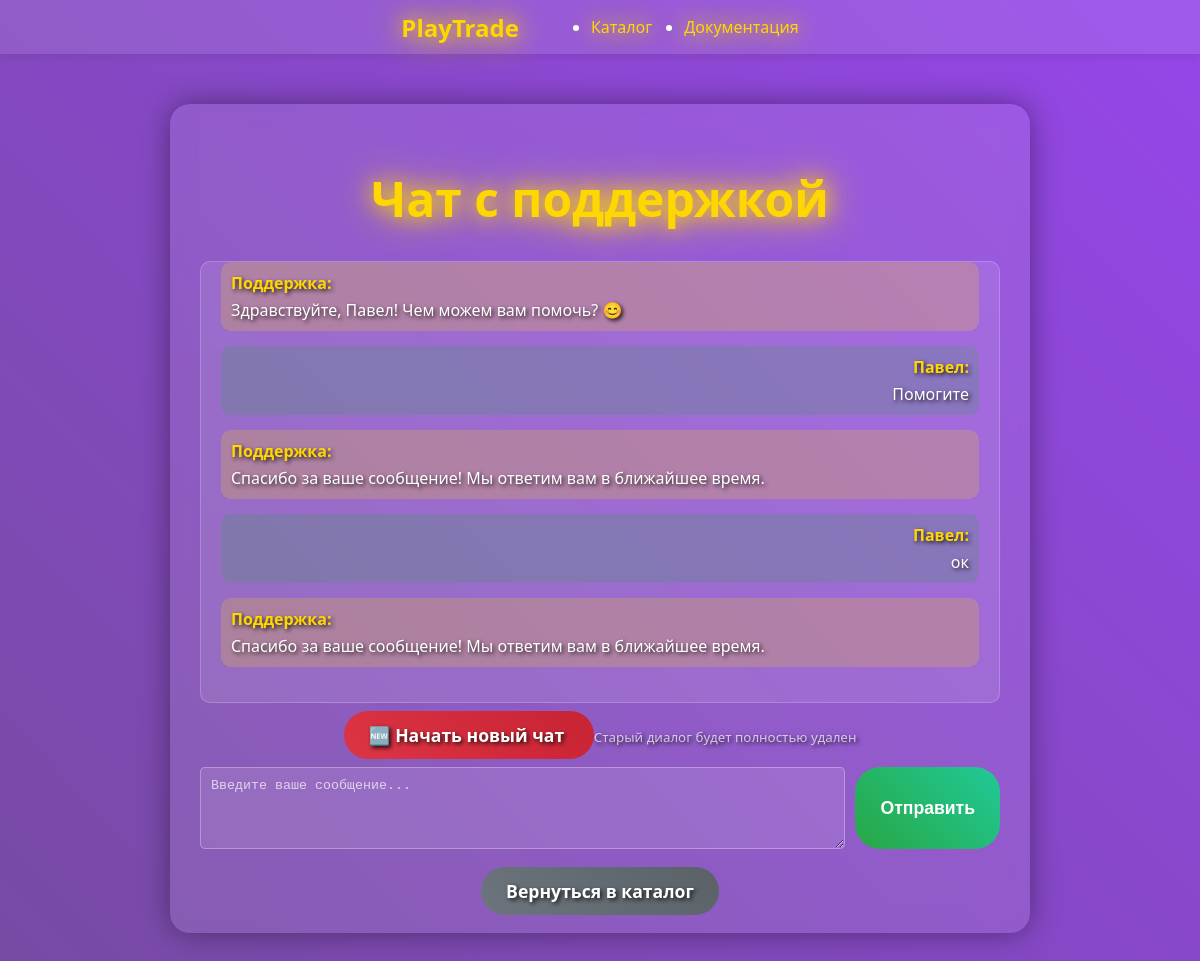
Screenshot of /support/ (signed in) with the database file from the repository.
### web/models.py (models this page shows, shortened)
class SupportMessage(models.Model):
    user = models.CharField(max_length=100)
    display_name = models.CharField(max_length=100, default='Гость')
    message = models.TextField()
    is_support = models.BooleanField(default=False)
    timestamp = models.DateTimeField(auto_now_add=True)
    class Meta:
        ordering = ['timestamp']
        verbose_name = 'Сообщение поддержки'
        verbose_name_plural = 'Сообщения поддержки'

### web/views.py (the view, shortened to what this page needs)
# urls.py: path('support/', support_chat, name='support_chat'),
def support_chat(request):
    user_id = request.session.get('user_id')
    user_type = request.session.get('user_type')
    if not user_id or not user_type:
        messages.error(request, 'Войдите в систему, чтобы использовать чат с поддержкой.')
        return redirect('catalog')
    username = "Гость"  # Значение по умолчанию
    try:
        if user_type == 'buy':
            user = BuyUser.objects.get(id=user_id)
            username = user.username
        elif user_type == 'sell':
            user = SellUser.objects.get(id=user_id)
            username = user.username
    except (BuyUser.DoesNotExist, SellUser.DoesNotExist):
        username = f"Гость_{request.session.session_key[:8]}"
    chat_identifier = f"{user_type}_{user_id}"
    new_chat = request.GET.get('new_chat', False)
    messages_list = SupportMessage.objects.filter(user=chat_identifier).order_by('timestamp')
    return render(request, 'support_chat.html', {
        'messages': messages_list,
        'username': username,
        'user_display_name': username  # Передаем имя пользователя в шаблон
    })

### web/templates/support_chat.html (shortened to what this page needs)
{% load static %}
<!DOCTYPE html>
<html lang="ru">
<head>
    <link href="https://share.google/m8Z4fEOpFC085bDxg" rel="stylesheet">
</head>
<body>
    <header class="bg-white shadow-sm">
        <nav class="navbar navbar-expand-lg navbar-light">
            <div class="container">
                <a class="navbar-brand" href="/">PlayTrade</a>
                <ul class="nav nav-tabs">
                    <li class="nav-item">
                        <a class="nav-link" href="/catalog/">Каталог</a>
                    </li>
                    <li class="nav-item">
                        <a class="nav-link" href="/docs/">Документация</a>
                    </li>
                </ul>
            </div>
        </nav>
    </header>
    <main class="chat-container">
        <h1 class="chat-title">Чат с поддержкой</h1>
        <div class="chat-messages" id="chat-messages">
            {% for message in messages %}
                <div class="message {% if message.is_support %}support{% else %}user{% endif %}">
                    <strong>{{ message.display_name }}:</strong>
                    <p>{{ message.message }}</p>
                </div>
            {% endfor %}
        </div>
        <div style="text-align: center; margin: 20px 0;">
            <a href="?new_chat=true" class="btn" style="background: linear-gradient(45deg, #dc3545, #c82333);">
                🆕 Начать новый чат
            </a>
            <small class="d-block mt-2" style="color: rgba(255,255,255,0.7);">
                Старый диалог будет полностью удален
            </small>
        </div>
        <form method="post" class="chat-form">
            <textarea name="message" placeholder="Введите ваше сообщение..." required></textarea>
            <button type="submit" class="btn">Отправить</button>
        </form>
        <div style="text-align: center; margin-top: 30px;">
            <a href="/catalog/" class="btn back-btn">Вернуться в каталог</a>
        </div>
    </main>
</body>
</html>

### web/templates/support_chat.html (style rules this page uses)
body { margin: 0; padding: 0; font-family: 'Segoe UI', Tahoma, Geneva, Verdana, sans-serif; background: linear-gradient(45deg, #667eea, #764ba2, #a044ff, #6c5ce7); background-size: 400% 400%; animation: gradientShift 15s ease infinite; color: white; text-shadow: 2px 2px 4px rgba(0,0,0,0.8); }
.navbar { background: rgba(255, 255, 255, 0.1) !important; box-shadow: 0 2px 10px rgba(0,0,0,0.1); }
.navbar .container { display: flex; justify-content: center; align-items: center; }
.navbar-brand { font-weight: bold; color: #ffd700 !important; text-shadow: 0 0 20px #ffd700, 0 0 40px #ffd700; margin-right: 2rem; font-size: 1.5rem; text-decoration: none !important; }
.nav-tabs { display: flex; gap: 2rem; }
.nav-tabs .nav-link { color: #ffd700; text-shadow: 0 0 20px #ffd700, 0 0 40px #ffd700; border: none; font-weight: 500; text-decoration: none !important; }
.chat-container { max-width: 800px; margin: 50px auto; padding: 30px; background: rgba(255, 255, 255, 0.1); border-radius: 20px; box-shadow: 0 0 30px rgba(0,0,0,0.4); backdrop-filter: blur(10px); }
.chat-title { font-size: 3rem; color: #ffd700; text-shadow: 0 0 20px #ffd700, 0 0 40px #ffd700; text-align: center; margin-bottom: 30px; font-weight: bold; }
.chat-messages { height: 400px; overflow-y: auto; background: rgba(255, 255, 255, 0.1); border-radius: 10px; padding: 20px; margin-bottom: 20px; border: 1px solid rgba(255,255,255,0.2); }
.message { margin-bottom: 15px; padding: 10px; border-radius: 10px; }
.message.support { background: rgba(255, 215, 0, 0.2); text-align: left; }
.message.user { background: rgba(40, 167, 69, 0.2); text-align: right; }
.message strong { color: #ffd700; }
.message p { margin: 5px 0 0 0; color: white; }
.chat-form { display: flex; gap: 10px; }
.chat-form textarea { flex: 1; padding: 10px; border: 1px solid rgba(255,255,255,0.3); border-radius: 5px; background: rgba(255,255,255,0.1); color: white; resize: vertical; min-height: 60px; }
.chat-form textarea::placeholder { color: rgba(255,255,255,0.7); }
.btn { padding: 12px 25px; border-radius: 25px; text-decoration: none; font-weight: bold; color: white; background: linear-gradient(45deg, #28a745, #20c997); border: none; cursor: pointer; transition: all 0.3s; font-size: 1.1rem; }
.back-btn { background: linear-gradient(45deg, #6c757d, #5a6268); margin-top: 20px; }
main { padding-bottom: 120px; }

### rows the page displays
SupportMessage: display_name "Поддержка", message "Здравствуйте, Павел! Чем можем вам помочь? 😊"
SupportMessage: display_name "Павел", message "Помогите"
SupportMessage: display_name "Поддержка", message "Спасибо за ваше сообщение! Мы ответим вам в ближайшее время."
SupportMessage: display_name "Павел", message "ок"
SupportMessage: display_name "Поддержка", message "Спасибо за ваше сообщение! Мы ответим вам в ближайшее время."
